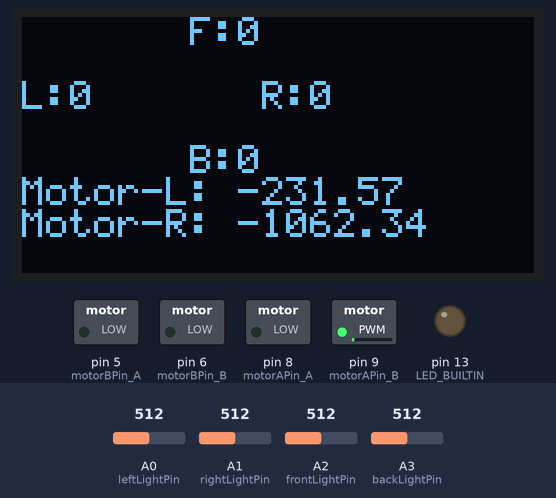
A sketch run on a simulated Arduino Uno, built with avr-gcc and run on an emulated ATmega328P. On the bench: 128×64 one-colour display, switched loads named in the sketch (green lamp = pin HIGH), output pins drawn as LEDs (lit = HIGH). Inputs (shaded band) come from the test bench; at power-on: A0 (leftLightPin) = 512, A2 (frontLightPin) = 512, A1 (rightLightPin) = 512, A3 (backLightPin) = 512.

Above: at 15.4 s.
15.5 s: A0 (leftLightPin) set to 716
At 16.9 s:
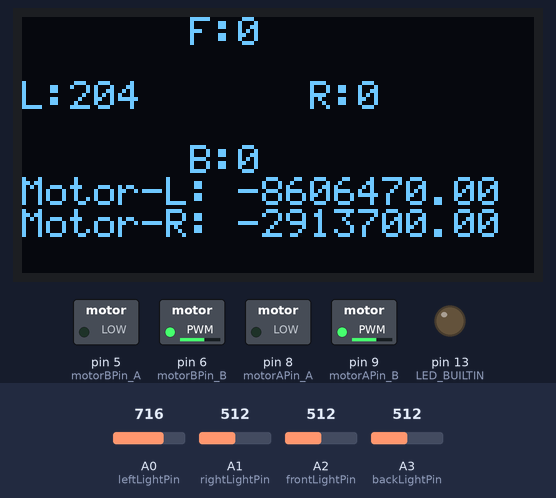
17.2 s: A2 (frontLightPin) set to 716
At 18.0 s:
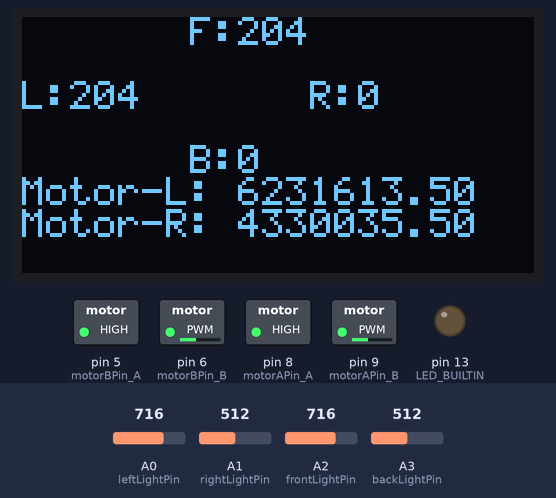
18.9 s: A1 (rightLightPin) set to 30
At 20.3 s:
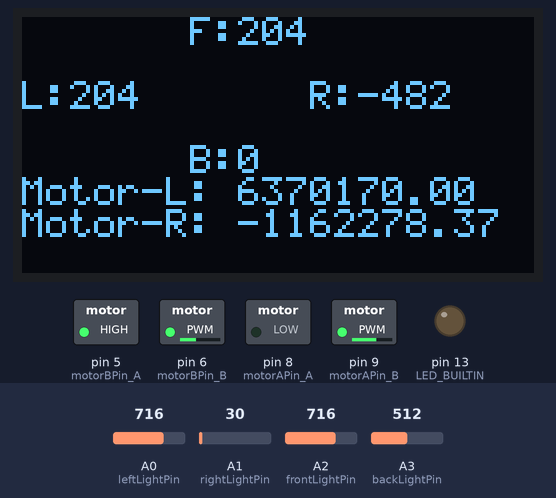
20.6 s: A3 (backLightPin) set to 716
At 21.5 s:
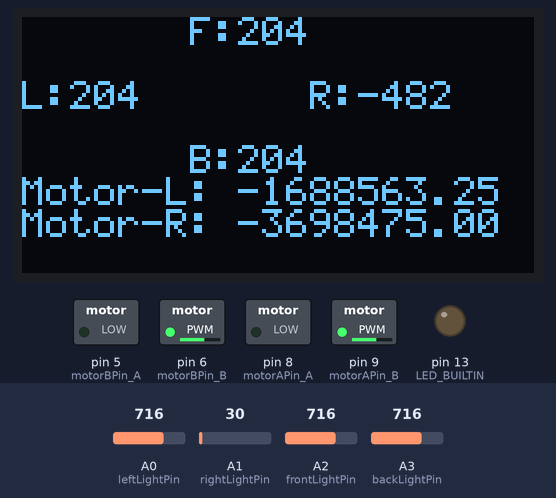
22.3 s: A1 (rightLightPin) set to 306
At 22.9 s:
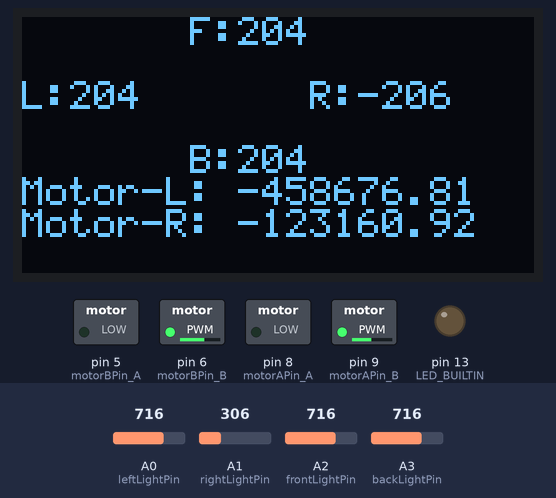
24.0 s: A0 (leftLightPin) set to 992
At 25.5 s:
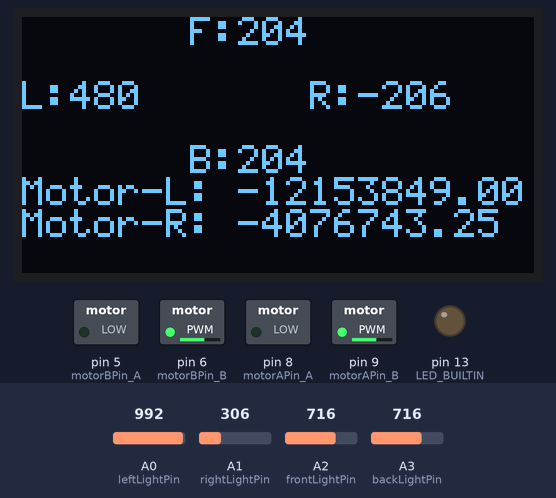
Timing chart, 0 to 26.7 s (numbered marks = the images above; inputs shaded):
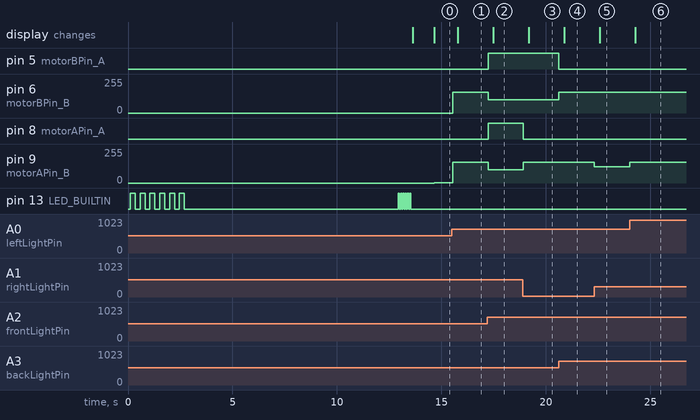

Measured:
- after the input at 15.5 s, pin 6 (motorBPin_B): 0/255 → 155/255 at once; pin 9 (motorAPin_B): 1/255 → 155/255 at once; the display: changes after 0.29 s (image 1)
- after the input at 17.2 s, pin 5 (motorBPin_A), pin 8 (motorAPin_A): LOW → HIGH at once; pin 6 (motorBPin_B), pin 9 (motorAPin_B): 155/255 → 100/255 at once; the display: changes after 0.28 s (image 2)
- after the input at 18.9 s, pin 8 (motorAPin_A): HIGH → LOW at once; pin 9 (motorAPin_B): 100/255 → 155/255 at once; the display: changes after 0.27 s (image 3)
- after the input at 20.6 s, pin 5 (motorBPin_A): HIGH → LOW at once; pin 6 (motorBPin_B): 100/255 → 155/255 at once; the display: changes after 0.27 s (image 4)
- after the input at 22.3 s, pin 9 (motorAPin_B): 155/255 → 123/255 at once; the display: changes after 0.28 s (image 5)
- after the input at 24.0 s, pin 9 (motorAPin_B): 123/255 → 155/255 at once; the display: changes after 0.28 s (image 6)

The sketch:

ki-kit_neural_network.ino
```cpp
// (licence header left out)
// ------------ computer generated code below this line, DO NOT MODIFY ------------

// META PARAMETERS USED FOR TRAINING
// Generation: 143 of 200
// No of experiments per generation: 300
// Spot light displacement: 3.5
// Angular velocity punishment: 10000
// Runtime (episode duration in seconds): 4
// Initial weight max: 4
// Final weight max: 0.25
// Motor force multiplier: 10
// Number of Hidden nodes: 10
// Output activation function: NONE
// Include t minus one second: False

// INFO
// Number of generations survived: 14

const int InputNodes = 4;
const int HiddenNodes = 10;
const int OutputNodes = 2;
const float MotorForceMultiplier = 10;
const float InputScale = 10000;

float HiddenWeights[InputNodes+1][HiddenNodes] = {
  {-10.5071 ,-28.6881 ,49.60723 ,-23.88357 ,-39.64715 ,-18.24572 ,-27.01153 ,-25.99557 ,15.14673 ,13.87427},
  {1.652861 ,-13.10295 ,6.646737 ,7.469599 ,33.07862 ,-2.438618 ,-10.64128 ,18.80143 ,31.26506 ,-14.81889},
  {21.20042 ,-13.02495 ,-11.88434 ,-12.08691 ,-23.28734 ,-34.93689 ,25.73363 ,-8.896099 ,-37.03425 ,-17.514},
  {-19.2657 ,-10.00093 ,-13.0666 ,23.542 ,-0.7619491 ,-26.32526 ,50.7839 ,16.5293 ,4.468988 ,-20.49962},
  {23.45566 ,19.99741 ,0.2138262 ,6.149847 ,6.500648 ,9.950813 ,-20.71023 ,31.42357 ,15.78693 ,27.31748}
};

float OutputWeights[HiddenNodes+1][OutputNodes] = {
  {6.557656 ,1.594061},
  {7.629223 ,-0.2973841},
  {32.28601 ,27.33524},
  {0.560276 ,-0.8649625},
  {-48.71197 ,-2.280177},
  {24.57121 ,-10.00805},
  {-8.880691 ,-13.53585},
  {-30.56511 ,-25.8589},
  {-5.349677 ,-11.72226},
  {19.98512 ,-1.323637},
  {4.43928 ,25.86219}
};

float Input[InputNodes] = {0,0,0,0};
float Hidden[HiddenNodes];
float Output[OutputNodes] = {0,0};

// ------------- end of computer generated code ----------


int motorAPin_A = 8; //Arduino digital 8 is connected to H-Bridge's A-1A terminal
int motorAPin_B = 9; //Arduino digital 9 is connected to H-Bridge's A-1B terminal

int motorBPin_A = 5; //Arduino digital 5 is connected to H-Bridge's B-1A terminal
int motorBPin_B = 6; //Arduino digital 6 is connected to H-Bridge's B-1B terminal


// ldr light sensor pins
int leftLightPin = A0;
int rightLightPin = A1;
int frontLightPin = A2;
int backLightPin = A3;

// ambient light level, to be subtracted, measured at start
int leftLightStart = 0;
int rightLightStart = 0;
int frontLightStart = 0;
int backLightStart = 0;


// using this lightweight SSD1306 text only library: https://github.com/greiman/SSD1306Ascii

#include <Wire.h>

#include "SSD1306Ascii.h"

#include "SSD1306AsciiWire.h"

#define I2C_ADDRESS 0x3C

#define RST_PIN -1

SSD1306AsciiWire oled;

void setup(){

  Serial.begin(9600);

  pinMode(motorAPin_A, OUTPUT); //direction
  pinMode(motorAPin_B, OUTPUT); //speed
  pinMode(motorBPin_A, OUTPUT); //direction
  pinMode(motorBPin_B, OUTPUT); //speed

  pinMode(LED_BUILTIN, OUTPUT);


  Wire.begin();
  Wire.setClock(400000L);

  oled.begin(&Adafruit128x64, I2C_ADDRESS);
  oled.setFont(System5x7);
  oled.clear();
  oled.print("Starting soon....");

}

void CalibrateSensors() {
  oled.clear();
  oled.println("Calibrating sensors....");
  //read ambient light levels
  leftLightStart = analogRead(leftLightPin);
  rightLightStart = analogRead(rightLightPin);
  frontLightStart = analogRead(frontLightPin);
  backLightStart = analogRead(backLightPin);
  oled.print("L: ");oled.println(leftLightStart);
  oled.print("R: ");oled.println(rightLightStart);
  oled.print("F: ");oled.println(frontLightStart);
  oled.print("B: ");oled.println(backLightStart);

  delay(1000);  // give user time to read raw values
}


void loop(){
  stop(100);
  blinkSpeed(20);
  delay(10000);  // wait a bit to disconnect from usb before starting motors
  blinkSpeed(200);

  CalibrateSensors();

  int leftLight=0;
  int rightLight=0;
  int frontLight=0;
  int backLight=0;

  float leftv =0;
  float rightv =0;
  float frontv =0;
  float backv =0;

  float Accum;
  int i, j;

  /*
  // this is a small test to check if the motor wiring is correct
  drive(155,0,400);   // left wheel forward
  delay(1000);
  drive(-155,0,400);  // left wheel backward
  delay(1000);
  drive(0,155,400);   // right wheel forward
  delay(1000);
  drive(0,-155,400);  // left wheel backward
  delay(1000);
  */

  for (int iter=0;iter<100000;iter++){
    // read from light sensors, subtract ambient light
    leftLight = analogRead(leftLightPin)-leftLightStart;
    rightLight = analogRead(rightLightPin)-rightLightStart;
    frontLight = analogRead(frontLightPin)-frontLightStart;
    backLight = analogRead(backLightPin)-backLightStart;

    leftv = leftLight / 512.0;
    rightv = rightLight / 512.0;
    frontv = frontLight / 512.0;
    backv = backLight / 512.0;

    if ((iter % 10) == 0) {
      oled.clear();

      oled.print("       F:");oled.println(frontLight);
      oled.println();
      oled.print("L:");oled.print(leftLight);oled.print("       R:");oled.println(rightLight);
      oled.println();
      oled.print("       B:");oled.println(backLight);
    }

    //Serial.println("start");
    //Serial.println(leftLight);
    //Serial.println(rightLight);
    //Serial.println(frontLight);
    //Serial.println(backLight);
    //Serial.println("end");
    //delay(1000);

    // feed to input layer of neural network
    Input[0] = frontv*InputScale;
    Input[1] = leftv*InputScale;
    Input[2] = rightv*InputScale;
    Input[3] = backv*InputScale;

    // Compute hidden layer activations

    for( i = 0 ; i < HiddenNodes ; i++ ) {
      Accum = HiddenWeights[InputNodes][i] ;
      for( j = 0 ; j < InputNodes ; j++ ) {
        Accum += Input[j] * HiddenWeights[j][i] ;
      }

      // leaky ReLU
      if (Accum<0) {
        Hidden[i] = 0.1*Accum;
      } else {
        Hidden[i] = Accum;
      }

      //Hidden[i] = 1.0/(1.0 + exp(-Accum)) ;
    }

    // Compute output layer activations

    for( i = 0 ; i < OutputNodes ; i++ ) {
      Accum = OutputWeights[HiddenNodes][i] ;
      for( j = 0 ; j < HiddenNodes ; j++ ) {
        Accum += Hidden[j] * OutputWeights[j][i] ;
      }
      //Output[i] = 1.0/(1.0 + exp(-Accum)) ;
      // no activation function
      Output[i] = Accum ;
    }

    if ((iter % 10) == 0) {
      oled.print("Motor-L: ");oled.println(Output[0]);
      oled.print("Motor-R: ");oled.print(Output[1]);
    }

    // feed neural network output to motors
    drive(Output[0]*MotorForceMultiplier/10000, Output[1]*MotorForceMultiplier/10000,50);
  }
}

void drive(float leftMotor, float rightMotor, int time) {
   //Serial.println("start");

   //Serial.println(leftMotor);
   //Serial.println(rightMotor);

   int leftSpeed = min(abs(leftMotor),155);
   int rightSpeed = min(abs(rightMotor),155);

   //Serial.println("end");

   if (leftMotor>0) {
     analogWrite(motorBPin_A, 255);
     analogWrite(motorBPin_B, invertOurValue( leftSpeed ) );
   } else {
    analogWrite(motorBPin_A, LOW);
     analogWrite(motorBPin_B, leftSpeed);
   }

   if (rightMotor>0) {
     analogWrite(motorAPin_A, 255);
     analogWrite(motorAPin_B, invertOurValue( rightSpeed ) );
   } else {
    analogWrite(motorAPin_A, LOW);
     analogWrite(motorAPin_B, rightSpeed);
   }
  delay(time);
}

void stop(int delayAfterStop){
  // set both direction and pwm to low
  analogWrite(motorAPin_A, LOW);
  analogWrite(motorAPin_B, LOW);
  analogWrite(motorBPin_A, LOW);
  analogWrite(motorBPin_B, LOW);
  delay(delayAfterStop);
}

void blink(){
  for(int i=0; i<=5; i++){
    digitalWrite(LED_BUILTIN, HIGH);   // turn the LED on (HIGH is the voltage level)
    delay(100);                       // wait for a second
    digitalWrite(LED_BUILTIN, LOW);    // turn the LED off by making the voltage LOW
    delay(100);
  }
}

void blinkSpeed(int speed){
  for(int i=0; i<=5; i++){
    digitalWrite(LED_BUILTIN, HIGH);   // turn the LED on (HIGH is the voltage level)
    delay(255-speed);                       // wait for a second
    digitalWrite(LED_BUILTIN, LOW);    // turn the LED off by making the voltage LOW
    delay(255-speed);
  }
}

int invertOurValue(int input) {
  return 255 - input;
}
```
